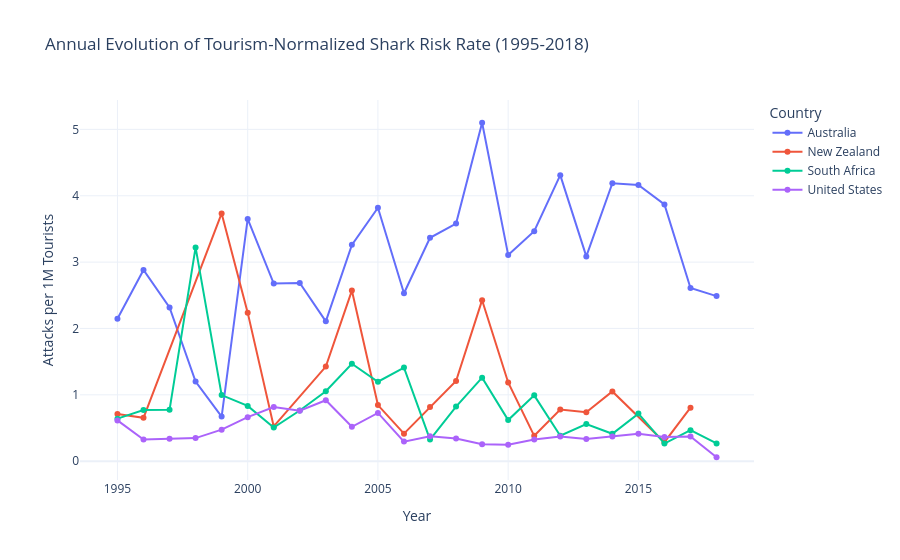

Source (notebook cell):
### Code cell
# Additional cross-country view: annual evolution of attacks per 1M tourists for Australia, South Africa, and US
focus_countries = ['Australia', 'South Africa', 'United States', 'New Zealand']
trend_df = bonus['enriched_df'][bonus['enriched_df']['Country_clean'].isin(focus_countries)].copy()
fig_rate_trend = px.line(
    trend_df,
    x='Year',
    y='attacks_per_1M_tourists',
    color='Country_clean',
    markers=True,
    labels={'attacks_per_1M_tourists': 'Attacks per 1M Tourists', 'Country_clean': 'Country'},
    title='Annual Evolution of Tourism-Normalized Shark Risk Rate (1995-2018)',
)
fig_rate_trend.update_layout(template='plotly_white')
fig_rate_trend.show()

### Figure 1 — Plotly figure (JSON) as saved in the notebook; plotly's stock layout.template omitted (floating-point values rounded to 4 significant figures)
{"data": [{"hovertemplate": "Country=Australia<br>Year=%{x}<br>Attacks per 1M Tourists=%{y}<extra></extra>", "legendgroup": "Australia", "line": {"color": "#636efa", "dash": "solid"}, "marker": {"symbol": "circle"}, "mode": "lines+markers", "name": "Australia", "orientation": "v", "showlegend": true, "type": "scatter", "x": [1995, 1996, 1997, 1998, 1999, 2000, 2001, 2002, 2003, 2004, 2005, 2006, 2007, 2008, 2009, 2010, 2011, 2012, 2013, 2014, 2015, 2016, 2017, 2018], "xaxis": "x", "y": [2.147, 2.881, 2.316, 1.2, 0.6728, 3.65, 2.677, 2.685, 2.107, 3.26, 3.819, 2.531, 3.366, 3.58, 5.1, 3.109, 3.466, 4.31, 3.086, 4.189, 4.162, 3.87, 2.609, 2.488], "yaxis": "y"}, {"hovertemplate": "Country=New Zealand<br>Year=%{x}<br>Attacks per 1M Tourists=%{y}<extra></extra>", "legendgroup": "New Zealand", "line": {"color": "#EF553B", "dash": "solid"}, "marker": {"symbol": "circle"}, "mode": "lines+markers", "name": "New Zealand", "orientation": "v", "showlegend": true, "type": "scatter", "x": [1995, 1996, 1999, 2000, 2001, 2003, 2004, 2005, 2006, 2007, 2008, 2009, 2010, 2011, 2012, 2013, 2014, 2016, 2017], "xaxis": "x", "y": [0.7097, 0.654, 3.734, 2.238, 0.5238, 1.426, 2.571, 0.8453, 0.4151, 0.8147, 1.208, 2.426, 1.186, 0.3821, 0.777, 0.738, 1.051, 0.2862, 0.8058], "yaxis": "y"}, {"hovertemplate": "Country=South Africa<br>Year=%{x}<br>Attacks per 1M Tourists=%{y}<extra></extra>", "legendgroup": "South Africa", "line": {"color": "#00cc96", "dash": "solid"}, "marker": {"symbol": "circle"}, "mode": "lines+markers", "name": "South Africa", "orientation": "v", "showlegend": true, "type": "scatter", "x": [1995, 1996, 1997, 1998, 1999, 2000, 2001, 2002, 2003, 2004, 2005, 2006, 2007, 2008, 2009, 2010, 2011, 2012, 2013, 2014, 2015, 2016, 2017, 2018], "xaxis": "x", "y": [0.6405, 0.7713, 0.7737, 3.221, 0.9957, 0.8332, 0.5078, 0.7634, 1.054, 1.467, 1.197, 1.41, 0.3258, 0.8223, 1.259, 0.6193, 0.992, 0.3826, 0.5587, 0.4129, 0.7167, 0.2645, 0.4674, 0.2666], "yaxis": "y"}, {"hovertemplate": "Country=United States<br>Year=%{x}<br>Attacks per 1M Tourists=%{y}<extra></extra>", "legendgroup": "United States", "line": {"color": "#ab63fa", "dash": "solid"}, "marker": {"symbol": "circle"}, "mode": "lines+markers", "name": "United States", "orientation": "v", "showlegend": true, "type": "scatter", "x": [1995, 1996, 1997, 1998, 1999, 2000, 2001, 2002, 2003, 2004, 2005, 2006, 2007, 2008, 2009, 2010, 2011, 2012, 2013, 2014, 2015, 2016, 2017, 2018], "xaxis": "x", "y": [0.6146, 0.3263, 0.3393, 0.3477, 0.475, 0.6637, 0.8172, 0.7605, 0.9181, 0.5177, 0.7274, 0.2948, 0.3765, 0.3415, 0.2554, 0.2465, 0.3259, 0.3729, 0.3346, 0.3701, 0.4127, 0.3652, 0.3729, 0.0591], "yaxis": "y"}], "layout": {"legend": {"title": {"text": "Country"}, "tracegroupgap": 0}, "title": {"text": "Annual Evolution of Tourism-Normalized Shark Risk Rate (1995-2018)"}, "xaxis": {"anchor": "y", "domain": [0.0, 1.0], "title": {"text": "Year"}}, "yaxis": {"anchor": "x", "domain": [0.0, 1.0], "title": {"text": "Attacks per 1M Tourists"}}}}
